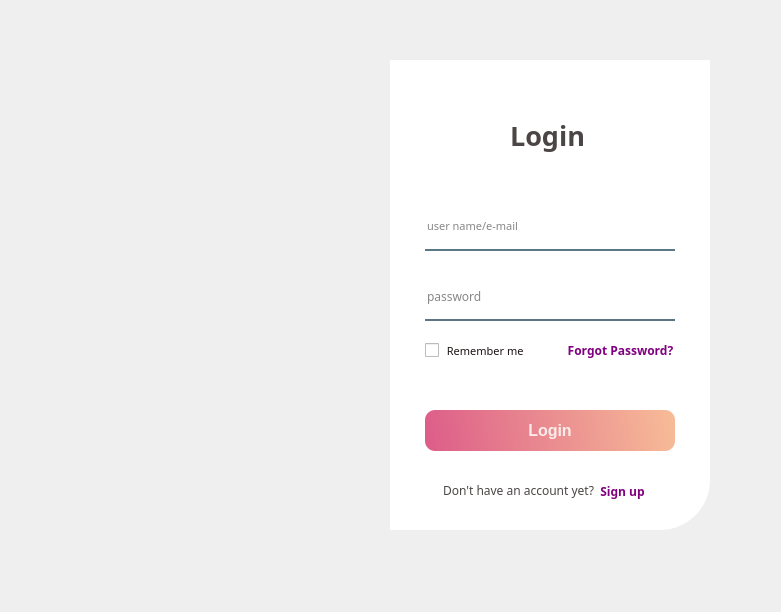
<?xml version="1.0" encoding="UTF-8"?>
<ui version="4.0">
 <class>Form</class>
 <widget class="QWidget" name="Form">
  <property name="geometry">
   <rect>
    <x>0</x>
    <y>0</y>
    <width>781</width>
    <height>612</height>
   </rect>
  </property>
  <property name="windowTitle">
   <string>Form</string>
  </property>
  <widget class="QWidget" name="widget" native="true">
   <property name="geometry">
    <rect>
     <x>30</x>
     <y>30</y>
     <width>720</width>
     <height>520</height>
    </rect>
   </property>
   <widget class="QLabel" name="label">
    <property name="geometry">
     <rect>
      <x>40</x>
      <y>30</y>
      <width>325</width>
      <height>470</height>
     </rect>
    </property>
    <property name="styleSheet">
     <string notr="true">border-image: url(:/images/Resized image/Lake_Purple_Nature_Sunset.jpg);
border-top-left-radius: 50px;</string>
    </property>
    <property name="text">
     <string/>
    </property>
   </widget>
   <widget class="QLabel" name="label_2">
    <property name="geometry">
     <rect>
      <x>360</x>
      <y>30</y>
      <width>320</width>
      <height>470</height>
     </rect>
    </property>
    <property name="font">
     <font>
      <family>Montserrat</family>
     </font>
    </property>
    <property name="styleSheet">
     <string notr="true">background-color: rgba(255, 255, 255, 255);
border-bottom-right-radius: 50px;</string>
    </property>
    <property name="text">
     <string/>
    </property>
   </widget>
   <widget class="QLabel" name="label_3">
    <property name="geometry">
     <rect>
      <x>480</x>
      <y>80</y>
      <width>80</width>
      <height>50</height>
     </rect>
    </property>
    <property name="font">
     <font>
      <family>Montserrat</family>
      <pointsize>20</pointsize>
      <weight>75</weight>
      <bold>true</bold>
     </font>
    </property>
    <property name="styleSheet">
     <string notr="true">color:rgba(27,18,18,200);</string>
    </property>
    <property name="text">
     <string>Login</string>
    </property>
   </widget>
   <widget class="QLineEdit" name="lineEdit">
    <property name="geometry">
     <rect>
      <x>395</x>
      <y>180</y>
      <width>250</width>
      <height>41</height>
     </rect>
    </property>
    <property name="font">
     <font>
      <family>Montserrat</family>
      <pointsize>8</pointsize>
     </font>
    </property>
    <property name="cursor">
     <cursorShape>SizeVerCursor</cursorShape>
    </property>
    <property name="styleSheet">
     <string notr="true">background-color:rgba(0,0,0,0);
border:none;
border-bottom: 2px solid rgba(46,82,101,200);
color: rgba(0,0,0,240);
padding-bottom:7px;</string>
    </property>
    <property name="placeholderText">
     <string>user name/e-mail</string>
    </property>
    <property name="clearButtonEnabled">
     <bool>false</bool>
    </property>
   </widget>
   <widget class="QLineEdit" name="lineEdit_2">
    <property name="geometry">
     <rect>
      <x>395</x>
      <y>250</y>
      <width>250</width>
      <height>41</height>
     </rect>
    </property>
    <property name="font">
     <font>
      <family>Montserrat</family>
     </font>
    </property>
    <property name="styleSheet">
     <string notr="true">background-color:rgba(0,0,0,0);
border:none;
border-bottom: 2px solid rgba(46,82,101,200);
color: rgba(0,0,0,240);
padding-bottom:7px;</string>
    </property>
    <property name="placeholderText">
     <string>password</string>
    </property>
   </widget>
   <widget class="QPushButton" name="pushButton">
    <property name="geometry">
     <rect>
      <x>395</x>
      <y>380</y>
      <width>250</width>
      <height>41</height>
     </rect>
    </property>
    <property name="font">
     <font>
      <pointsize>12</pointsize>
      <weight>75</weight>
      <bold>true</bold>
     </font>
    </property>
    <property name="styleSheet">
     <string notr="true">QPushButton#pushButton{
	background-color: qlineargradient(spread:pad, x1:0, y1:0.505862, x2:1, y2:0.477, stop:0 rgba(221, 94, 137, 1), stop:1 rgba(247, 187, 151, 1));
	color: rgba(255, 255, 255, 210);
	border-radius: 10px;
}

QPushButton#pushButton:hover{
	background-color: qlineargradient(spread:pad, x1:0, y1:0.505862, x2:1, y2:0.477, stop:0 rgba(222, 98, 98, 219), stop:1 rgba(255, 184, 140, 226));
}

QPushButton#pushButton:pressed{
	padding-left: 5px;
	padding-top: 5px;
	background-color: rgba(248, 131, 121, 255);
}</string>
    </property>
    <property name="text">
     <string>Login</string>
    </property>
   </widget>
   <widget class="QCheckBox" name="checkBox">
    <property name="geometry">
     <rect>
      <x>395</x>
      <y>305</y>
      <width>111</width>
      <height>31</height>
     </rect>
    </property>
    <property name="font">
     <font>
      <family>Montserrat</family>
      <pointsize>8</pointsize>
      <weight>50</weight>
      <bold>false</bold>
     </font>
    </property>
    <property name="styleSheet">
     <string notr="true">color: rgba(27, 18, 18, 1)
</string>
    </property>
    <property name="text">
     <string> Remember me</string>
    </property>
    <property name="checked">
     <bool>false</bool>
    </property>
   </widget>
   <widget class="QLabel" name="label_5">
    <property name="geometry">
     <rect>
      <x>410</x>
      <y>445</y>
      <width>161</width>
      <height>31</height>
     </rect>
    </property>
    <property name="font">
     <font>
      <family>Montserrat</family>
     </font>
    </property>
    <property name="styleSheet">
     <string notr="true">color:rgba(27,18,18,200);</string>
    </property>
    <property name="text">
     <string> Don't have an account yet?</string>
    </property>
   </widget>
   <widget class="QLabel" name="label_7">
    <property name="geometry">
     <rect>
      <x>395</x>
      <y>335</y>
      <width>251</width>
      <height>21</height>
     </rect>
    </property>
    <property name="font">
     <font>
      <family>Montserrat</family>
      <weight>50</weight>
      <bold>false</bold>
     </font>
    </property>
    <property name="styleSheet">
     <string notr="true">color: rgb(255, 0, 0);</string>
    </property>
    <property name="text">
     <string/>
    </property>
   </widget>
   <widget class="QPushButton" name="signUpButton">
    <property name="geometry">
     <rect>
      <x>567</x>
      <y>451</y>
      <width>51</width>
      <height>20</height>
     </rect>
    </property>
    <property name="font">
     <font>
      <family>Montserrat</family>
      <weight>75</weight>
      <bold>true</bold>
     </font>
    </property>
    <property name="autoFillBackground">
     <bool>false</bool>
    </property>
    <property name="styleSheet">
     <string notr="true">QPushButton#signUpButton {
	color: rgba(128,0,128,1);
	background-color: rgb(255, 255, 255);
	border: None;

}

QPushButton#signUpButton:hover {
  color: rgb(240, 101, 131);
}


</string>
    </property>
    <property name="text">
     <string>Sign up</string>
    </property>
    <property name="checkable">
     <bool>false</bool>
    </property>
   </widget>
   <widget class="QPushButton" name="pushButton_2">
    <property name="geometry">
     <rect>
      <x>530</x>
      <y>310</y>
      <width>121</width>
      <height>21</height>
     </rect>
    </property>
    <property name="font">
     <font>
      <family>Montserrat</family>
      <weight>75</weight>
      <bold>true</bold>
     </font>
    </property>
    <property name="styleSheet">
     <string notr="true">QPushButton#pushButton_2 {
	color: rgba(128,0,128,1);
	background-color: rgb(255, 255, 255);
	border: None;

}

QPushButton#pushButton_2:hover {
  color: rgb(240, 101, 131);
}

</string>
    </property>
    <property name="text">
     <string>Forgot Password?</string>
    </property>
   </widget>
  </widget>
 </widget>
 <resources>
  <include location="res.qrc"/>
 </resources>
 <connections/>
</ui>
